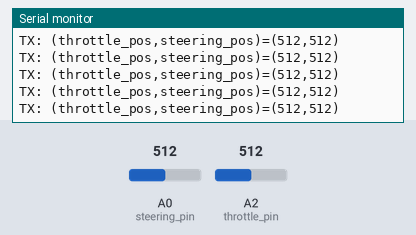
Recording of a sketch running on a simulated Arduino Uno, built with avr-gcc and run on an emulated ATmega328P. Parts: the last lines printed to the serial monitor. Inputs (shaded band) come from the test bench; at power-on: A0 (steering_pin) = 512, A2 (throttle_pin) = 512.

Above: at 1.2 s.
1.3 s: A0 (steering_pin) set to 108
At 1.41 s:
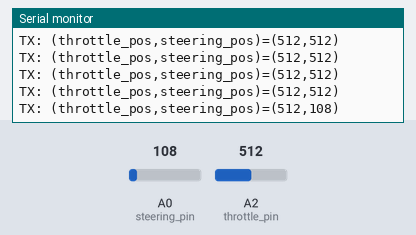
2.8 s: A0 (steering_pin) set to 92
At 2.8 s:
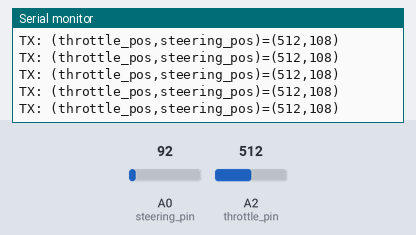
5.8 s: A2 (throttle_pin) set to 985
At 5.82 s:
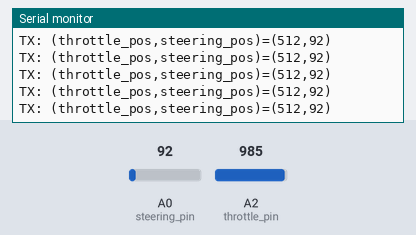
8.8 s: A2 (throttle_pin) set to 1010
At 8.83 s:
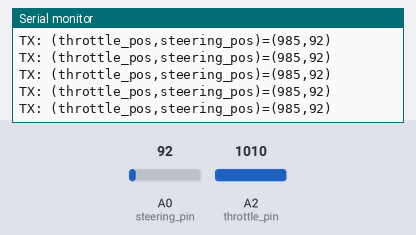
Timing chart, 0 to 11.8 s (numbered marks = the images above; inputs shaded):
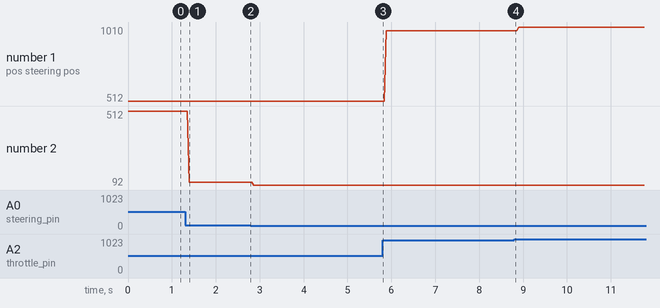

The sketch:

bluetooth_transmit.ino
```cpp
//Reads sensor data and transmits them to receiver
// Library to make a Software UART
//HM-10 module A (master)
//Name: REMOTE
//MAC Addr.: 341513E6475C
//
//HM-10 module B (slave)
//Name: VEHICLE
//MAC Addr.: D43639DEAFAD
#include <SoftwareSerial.h>

#define TX 2
#define RX 3
#define throttle_pin A2
#define steering_pin A0


SoftwareSerial BTSerial(RX, TX); // (RX, TX)

#define BAUDRATE 9600

// Struct to hold the data we want to transmit
struct Packet {
  int throttle_pos;
  int steering_pos;
  int checksum;
} pkt; // Instantiate a Packet struct

void setup() {
  // Start Serial Monitor for feedback
  Serial.begin(BAUDRATE);

  // HM-10 virtual UART
  BTSerial.begin(BAUDRATE);
}

void loop() {
  // Transmit data via bluetooth
  bluetooth_transmit();

  // Necessary forced delay, if we transmit too fast (no delay)
  //  the error rate increases
  delay(5);
}

// Function responsible for reading senors and
// transmitting data over bluetooth and checksum
void bluetooth_transmit() {
  // Update data to be transmitted
  pkt.throttle_pos = analogRead(throttle_pin);
  pkt.steering_pos = analogRead(steering_pin);
  pkt.checksum = pkt.steering_pos ^ pkt.throttle_pos;
  // Write packet data to the bluetooth - and transmit
  BTSerial.write((byte *) & pkt,sizeof(Packet));

  // Print packet (debug)
  print_packet();
}

// Function to print packet data (debug)
void print_packet() {
  Serial.print("TX: (throttle_pos,steering_pos)=(");
  Serial.print(pkt.throttle_pos); Serial.print(",");
  Serial.print(pkt.steering_pos);
  Serial.println(")");
}
```

Measured:
- after the input at 1.3 s, the serial monitor: prints a new line after 0.09 s (image 1)
- plotted number 1: 512 → 985 after the input at 5.8 s, 985 → 1010 after the input at 8.8 s
- plotted number 2: 512 → 108 after the input at 1.3 s, 108 → 92 after the input at 2.8 s
